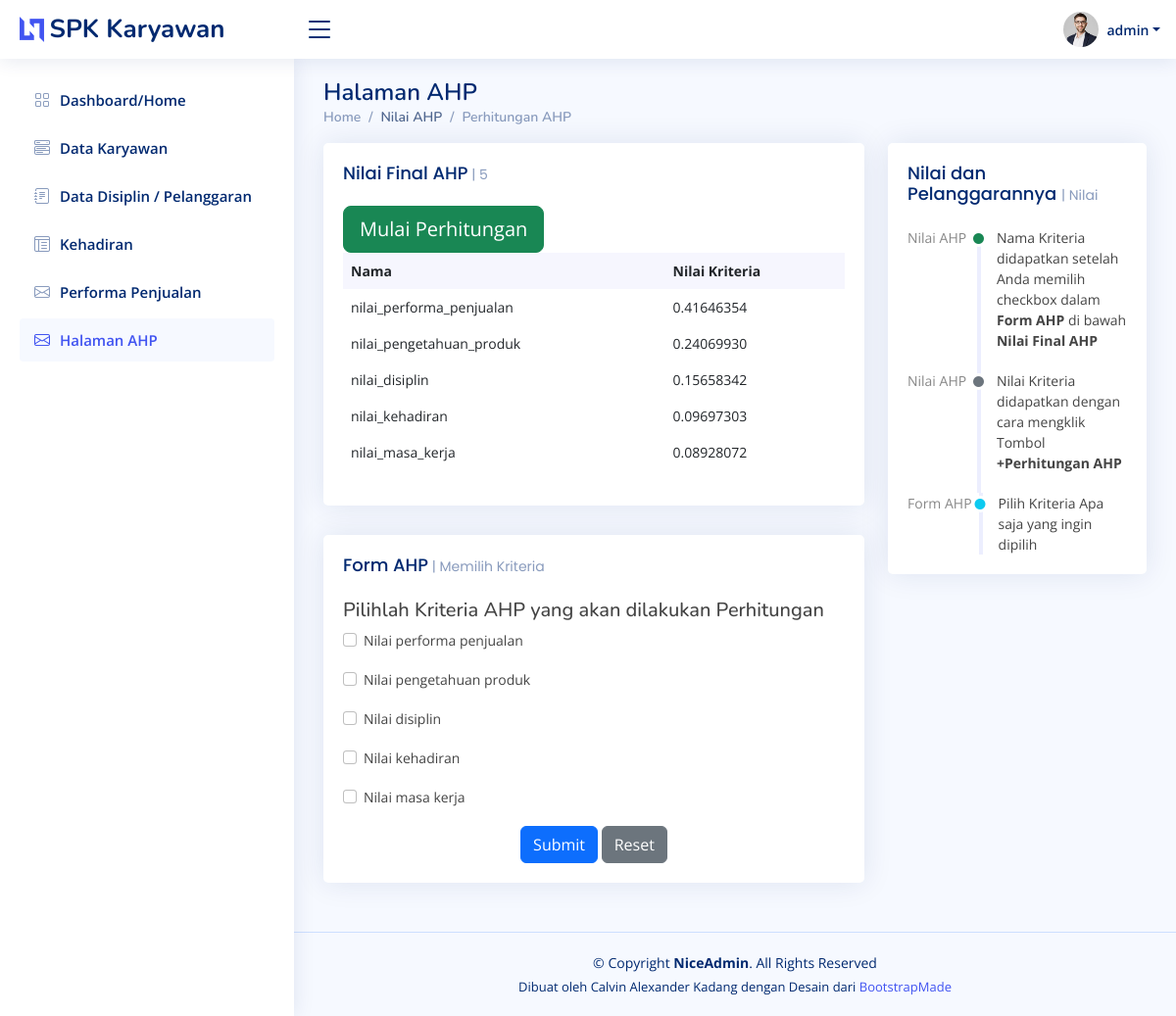
Page /ahp/ (signed in) on the committed database.
### base/models.py (models this page shows, shortened)
class User(AbstractUser):
    nama = models.CharField(max_length=200, null=True)
    email = models.EmailField(unique=True, null=True)
    brand = models.CharField(max_length=200, null=True)
    tgl_masuk = models.DateTimeField(null=True)
    hari_ini = models.DateTimeField(auto_now=True)
    nilai_pengetahuan_produk = models.DecimalField(null=True, blank=False, max_digits=7, decimal_places=4)
    deskripsi_pengetahuan_produk = models.CharField(max_length=200, null=True, blank=True)

class Nilai_Ahp(models.Model):
    id = models.AutoField(primary_key=True)
    nama_kriteria = models.CharField(null=True, blank=True, max_length=200)
    value_kriteria = models.DecimalField(null=True, blank=True, max_digits=10, decimal_places=8)

### base/views.py (the view)
# urls.py: path('ahp/', views.show_ahp, name='nilai_ahp'),
@login_required(login_url='login')
def show_ahp(request):
    nilai_ahp = Nilai_Ahp.objects.all()
    page = 'ahp'
    if Nilai_Ahp.objects.count() < 3:
        nilai_ahp_ada = 'No'
    elif Nilai_Ahp.objects.exists():
        nilai_ahp_ada = 'Yes'
    else:
        nilai_ahp_ada = 'No'
    if request.method == "POST":
        form = AhpForm(request.POST)
        if form.is_valid():
            Nilai_Ahp.objects.all().delete()
            for field_name, checked in form.cleaned_data.items():
                if checked:
                    checked_score = Nilai_Ahp(nama_kriteria=field_name)
                    checked_score.save()
            return redirect('nilai_ahp')
    else:
        form = AhpForm()
    context = {
        'nilai_ahp': nilai_ahp,
        'page': page,
        'form': form,
        'nilai_ahp_ada': nilai_ahp_ada
    }
    return render(request, 'base/ahp.html', context)

### base/forms.py (shortened to what this page needs)
class AhpForm(forms.Form):
    def __init__(self, *args, **kwargs):
        super().__init__(*args, **kwargs)
        for field in Penilaian._meta.get_fields():
            if isinstance(field, DecimalField):
                self.fields[field.name] = forms.BooleanField(required=False)

### base/templates/base/ahp.html (shortened to what this page needs)
{% extends 'main.html' %}
{% load static %}
{% load mathfilters %}
{% load crispy_forms_tags %}
{% block content %}
<main id="main" class="main">
    <div class="pagetitle">
        <h1>Halaman AHP</h1>
        <nav>
            <ol class="breadcrumb">
                <li class="breadcrumb-item"><a href="{% url 'home' %}">Home</a></li>
                <li class="breadcrumb-item active">Nilai AHP</li>
                <li class="breadcrumb-item"><a href="{% url 'perhitungan_ahp' %}">Perhitungan AHP</a></li>
            </ol>
        </nav>
    </div>
    <section class="section dashboard">
        <div class="row">
            <div class="col-lg-8">
                <div class="row">
                    <div class="col-12">
                        <div class="card recent-sales overflow-auto">
                            <div class="card-body">
                                <h5 class="card-title">Nilai Final AHP<span> | {{ nilai_ahp.count}}</span></h5>
                                    {% if nilai_ahp_ada == 'Yes' %}
                                    <a href="{% url 'perhitungan_ahp' %}" class="btn btn-success btn-lg">Mulai Perhitungan</a>
                                    {% endif %}
                                <table class="table table-borderless datatable">
                                    <thead>
                                        <tr>
                                            <th scope="col">Nama</th>
                                            <th scope="col">Nilai Kriteria</th>
                                        </tr>
                                    </thead>
                                    <tbody>
                                        {% for nilai_ahp in nilai_ahp %}
                                        <tr>
                                            <td>{{ nilai_ahp.nama_kriteria }}</td>
                                            {% if nilai_ahp.value_kriteria == None%}
                                            <td>Nilai Belum ditentukan <strong>Silahkan Klik Tombol Mulai Perhitungan</strong></td>
                                            {% else %}
                                            <td>{{ nilai_ahp.value_kriteria }}</td>
                                            {% endif %}
                                        </tr>
                                        {% endfor %}
                                    </tbody>
                                </table>
                            </div>
                        </div>
                    </div>
                </div>
                <div class="row">
                    <div class="col-12">
                        <div class="card recent-sales overflow-auto">
                            <div class="card-body">
                                <h5 class="card-title">Form AHP<span> | Memilih Kriteria</span></h5>
                                <h5>Pilihlah Kriteria AHP yang akan dilakukan Perhitungan</h5>
                                <form method="POST" action="">
                                    {{ form|crispy }}
                                    <div class="text-center">
                                        <button type="submit" class="btn btn-primary">Submit</button>
                                        <button type="reset" class="btn btn-secondary">Reset</button>
                                    </div>
                                </form>
                            </div>
                        </div>
                    </div>
                </div>
            </div>
            <div class="col-lg-4">
                <div class="card">
                    <div class="card-body">
                        <h5 class="card-title">Nilai dan Pelanggarannya <span>| Nilai</span></h5>
                        <div class="activity">
                            <div class="activity-item d-flex">
                                <div class="activite-label">Nilai AHP</div>
                                <i class='bi bi-circle-fill activity-badge text-success align-self-start'></i>
                                <div class="activity-content">
                                    Nama Kriteria didapatkan setelah Anda memilih checkbox dalam <strong>Form AHP</strong> di bawah <strong>Nilai Final AHP</strong>
                                </div>
                            </div>
                            <div class="activity-item d-flex">
                                <div class="activite-label">Nilai AHP</div>
                                <i class='bi bi-circle-fill activity-badge text-muted align-self-start'></i>
                                <div class="activity-content">
                                    Nilai Kriteria didapatkan dengan cara mengklik Tombol <strong>+Perhitungan AHP</strong>
                                </div>
                            </div>
                            <div class="activity-item d-flex">
                                <div class="activite-label">Form AHP</div>
                                <i class='bi bi-circle-fill activity-badge text-info align-self-start'></i>
                                <div class="activity-content">
                                    Pilih Kriteria Apa saja yang ingin dipilih
                                </div>
                            </div>
                        </div>
                    </div>
                </div>
            </div>
        </div>
    </section>
</main>
{% endblock content %}

### templates/navbar.html (shortened to what this page needs)
{% load static %}
<header id="header" class="header fixed-top d-flex align-items-center">
    <div class="d-flex align-items-center justify-content-between">
        {% if request.user.is_staff %}
            <a href="{% url 'home' %}" class="logo d-flex align-items-center">
                <img src="{% static 'assets/img/logo.png'%}" alt="">
                <span class="d-none d-lg-block">SPK Karyawan</span>
            </a>
            <i class="bi bi-list toggle-sidebar-btn"></i>
        {% else %}
                <a href="{% url 'home1' %}" class="logo d-flex align-items-center">
                    <img src="{% static 'assets/img/logo.png'%}" alt="">
                    <span class="d-none d-lg-block">SPK Karyawan</span>
                </a>
                <i class="bi bi-list toggle-sidebar-btn"></i>
        {% endif %}
    </div>
    <nav class="header-nav ms-auto">
        <ul class="d-flex align-items-center">
            <li class="nav-item dropdown pe-3">
                <a class="nav-link nav-profile d-flex align-items-center pe-0" href="#" data-bs-toggle="dropdown">
                    <img src="{% static 'assets/img/profile-img.jpg'%}" alt="Profile" class="rounded-circle">
                    <span class="d-none d-md-block dropdown-toggle ps-2">{{ request.user.username }}</span>
                </a>
            </li>
        </ul>
    </nav>
</header>
<aside id="sidebar" class="sidebar">
    <ul class="sidebar-nav" id="sidebar-nav">
        {% if request.user.is_staff %}
            {% if page == 'home' %}
                <li class="nav-item">
                    <a class="nav-link " href="{% url 'home' %}">
                        <i class="bi bi-grid"></i>
                        <span>Dashboard/Home</span>
                    </a>
                </li>
            {% else %}
                <li class="nav-item">
                    <a class="nav-link collapsed" href="{% url 'home' %}">
                        <i class="bi bi-grid"></i>
                        <span>Dashboard/Home</span>
                    </a>
                </li>
            {% endif %}
        {% endif %}
        {% if request.user.is_staff %}
            {% if page == 'karyawan' %}
                <li class="nav-item">
                    <a class="nav-link " href="{% url 'data_karyawan' %}">
                        <i class="bi bi-menu-button-wide"></i>
                        <span>Data Karyawan</span>
                    </a>
                </li>
            {% else %}
                <li class="nav-item">
                    <a class="nav-link collapsed" href="{% url 'data_karyawan' %}">
                        <i class="bi bi-menu-button-wide"></i>
                        <span>Data Karyawan</span>
                    </a>
                </li>
            {% endif %}
            {% if page == 'disiplin' %}
                <li class="nav-item">
                    <a class="nav-link " href="{% url 'disiplin' %}">
                        <i class="bi bi-journal-text"></i>
                        <span>Data Disiplin / Pelanggaran</span>
                    </a>
                </li>
            {% else %}
                <li class="nav-item">
                    <a class="nav-link collapsed" href="{% url 'disiplin' %}">
                        <i class="bi bi-journal-text"></i>
                        <span>Data Disiplin / Pelanggaran</span>
                    </a>
                </li>
            {% endif %}
            {% if page == 'kehadiran' %}
                <li class="nav-item">
                    <a class="nav-link " href="{% url 'kehadiran' %}">
                        <i class="bi bi-layout-text-window-reverse"></i>
                        <span>Kehadiran</span>
                    </a>
                </li>
            {% else %}
                <li class="nav-item">
                    <a class="nav-link collapsed" href="{% url 'kehadiran' %}">
                        <i class="bi bi-layout-text-window-reverse"></i>
                        <span>Kehadiran</span>
                    </a>
                </li>
            {% endif %}
            {% if page == 'performa_penjualan' %}
                <li class="nav-item">
                    <a class="nav-link " href="{% url 'performapenjualan' %}">
                        <i class="bi bi-envelope"></i>
                        <span>Performa Penjualan</span>
                    </a>
                </li>
            {% else %}
                <li class="nav-item">
                    <a class="nav-link collapsed" href="{% url 'performapenjualan' %}">
                        <i class="bi bi-envelope"></i>
                        <span>Performa Penjualan</span>
                    </a>
                </li>
            {% endif %}
            {% if page == 'ahp' %}
            <li class="nav-item">
                <a class="nav-link " href="{% url 'nilai_ahp' %}">
                    <i class="bi bi-envelope"></i>
                    <span>Halaman AHP</span>
                </a>
            </li>
            {% endif %}
        {% endif %}
    </ul>
</aside>

### static/assets/css/style.css (style rules this page uses)
:root { scroll-behavior: smooth; }
body { font-family: "Open Sans", sans-serif; background: #f6f9ff; color: #444444; }
a { color: #4154f1; text-decoration: none; }
h1, h2, h3, h4, h5, h6 { font-family: "Nunito", sans-serif; }
#main { margin-top: 60px; padding: 20px 30px; transition: all 0.3s; }
.pagetitle { margin-bottom: 10px; }
.pagetitle h1 { font-size: 24px; margin-bottom: 0; font-weight: 600; color: #012970; }
.card { margin-bottom: 30px; border: none; border-radius: 5px; box-shadow: 0px 0 30px rgba(1, 41, 112, 0.1); }
.card-title { padding: 20px 0 15px 0; font-size: 18px; font-weight: 500; color: #012970; font-family: "Poppins", sans-serif; }
.card-title span { color: #899bbd; font-size: 14px; font-weight: 400; }
.card-body { padding: 0 20px 20px 20px; }
.breadcrumb { font-size: 14px; font-family: "Nunito", sans-serif; color: #899bbd; font-weight: 600; }
.breadcrumb a { color: #899bbd; transition: 0.3s; }
.breadcrumb .breadcrumb-item::before { color: #899bbd; }
.breadcrumb .active { color: #51678f; font-weight: 600; }
.logo { line-height: 1; }
@media (min-width: 1200px) { .logo { width: 280px; } }
.logo img { max-height: 26px; margin-right: 6px; }
.logo span { font-size: 26px; font-weight: 700; color: #012970; font-family: "Nunito", sans-serif; }
.header { transition: all 0.5s; z-index: 997; height: 60px; box-shadow: 0px 2px 20px rgba(1, 41, 112, 0.1); background-color: #fff; padding-left: 20px; }
.header .toggle-sidebar-btn { font-size: 32px; padding-left: 10px; cursor: pointer; color: #012970; }
.header-nav ul { list-style: none; }
.header-nav>ul { margin: 0; padding: 0; }
.header-nav .nav-profile { color: #012970; }
.header-nav .nav-profile img { max-height: 36px; }
.header-nav .nav-profile span { font-size: 14px; font-weight: 600; }
.sidebar { position: fixed; top: 60px; left: 0; bottom: 0; width: 300px; z-index: 996; transition: all 0.3s; padding: 20px; overflow-y: auto; scrollbar-width: thin; scrollbar-color: #aab7cf transparent; box-shadow: 0px 0px 20px rgba(1, 41, 112, 0.1); background-color: #fff; }
@media (min-width: 1200px) { #main, #footer { margin-left: 300px; } }
.sidebar-nav { padding: 0; margin: 0; list-style: none; }
.sidebar-nav li { padding: 0; margin: 0; list-style: none; }
.sidebar-nav .nav-item { margin-bottom: 5px; }
.sidebar-nav .nav-link { display: flex; align-items: center; font-size: 15px; font-weight: 600; color: #4154f1; transition: 0.3; background: #f6f9ff; padding: 10px 15px; border-radius: 4px; }
.sidebar-nav .nav-link i { font-size: 16px; margin-right: 10px; color: #4154f1; }
.sidebar-nav .nav-link.collapsed { color: #012970; background: #fff; }
.sidebar-nav .nav-link.collapsed i { color: #899bbd; }
.dashboard .activity { font-size: 14px; }
.dashboard .activity .activity-item .activite-label { color: #888; position: relative; flex-shrink: 0; flex-grow: 0; min-width: 64px; }
.dashboard .activity .activity-item .activite-label::before { content: ""; position: absolute; right: -11px; width: 4px; top: 0; bottom: 0; background-color: #eceefe; }
.dashboard .activity .activity-item .activity-badge { margin-top: 3px; z-index: 1; font-size: 11px; line-height: 0; border-radius: 50%; flex-shrink: 0; border: 3px solid #fff; flex-grow: 0; }
.dashboard .activity .activity-item .activity-content { padding-left: 10px; padding-bottom: 20px; }
.dashboard .activity .activity-item:first-child .activite-label::before { top: 5px; }
.dashboard .activity .activity-item:last-child .activity-content { padding-bottom: 0; }
.dashboard .recent-sales { font-size: 14px; }
.dashboard .recent-sales .table thead { background: #f6f6fe; }
.dashboard .recent-sales .table thead th { border: 0; }

### rows in the picture
User: user.username "admin"
Nilai_Ahp: nama_kriteria "nilai_performa_penjualan", value_kriteria "0.41646354"
Nilai_Ahp: nama_kriteria "nilai_pengetahuan_produk", value_kriteria "0.24069930"
Nilai_Ahp: nama_kriteria "nilai_disiplin", value_kriteria "0.15658342"
Nilai_Ahp: nama_kriteria "nilai_kehadiran", value_kriteria "0.09697303"
Nilai_Ahp: nama_kriteria "nilai_masa_kerja", value_kriteria "0.08928072"

### other values in the picture
{{ nilai_ahp.count }} "5"
